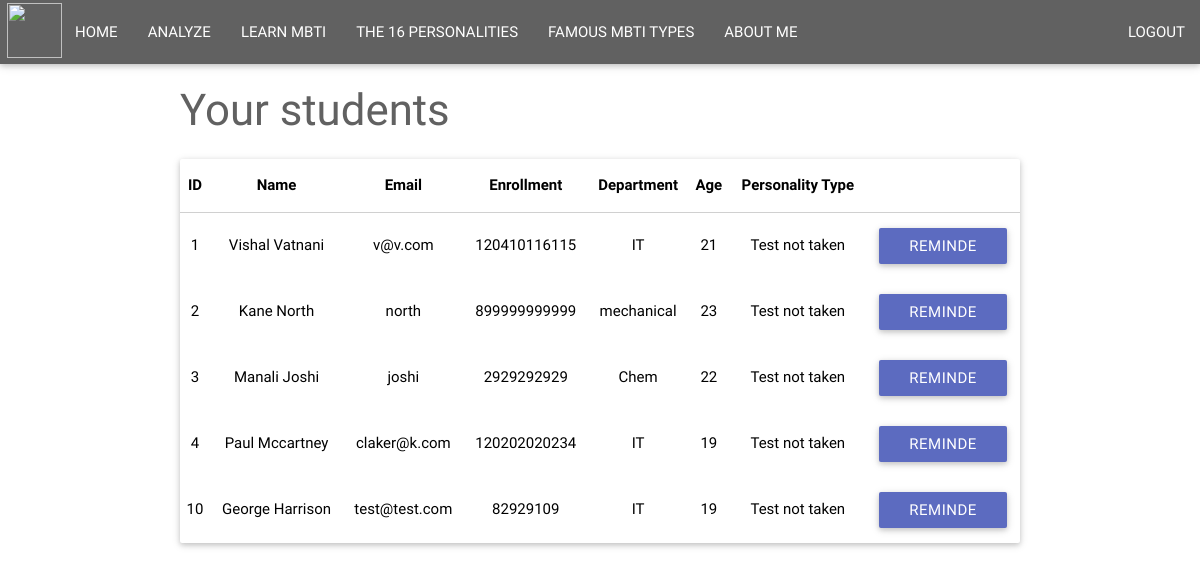
The app's page /analyze (signed in), older data.
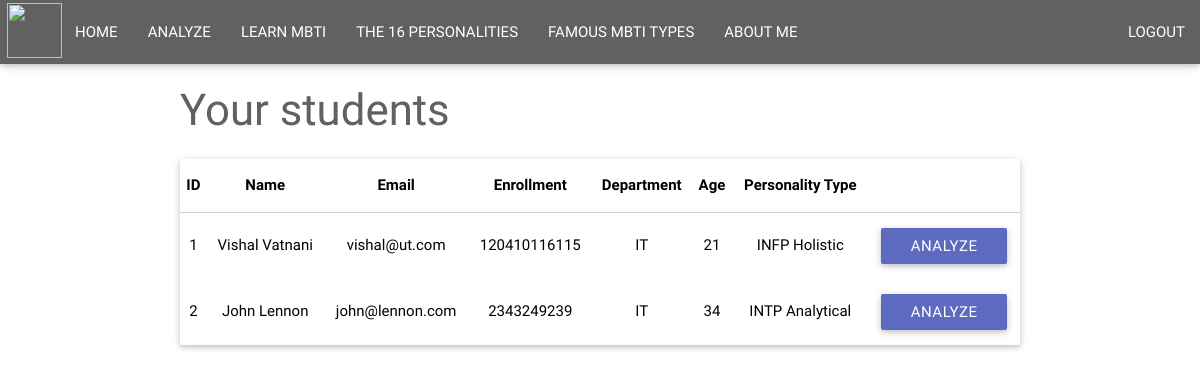
The same page, newer data.
### SACA.py (models this page shows, shortened)
class User(db.Model):
    id = db.Column(db.Integer, primary_key=True)
    username = db.Column(db.String(64), index=True, unique=True)
    email = db.Column(db.String(64), index=True, unique=True)
    password = db.Column(db.String(64), index=True, unique=False)
    basic_info = db.relationship("BasicInfo", uselist=False, backref="user", single_parent=True)
    personality_info = db.relationship("Personality", backref="personality", uselist=False, single_parent=True)

class BasicInfo(db.Model):
    __tablename__ = 'Basic Information'
    id = db.Column(db.Integer, db.ForeignKey(User.id), primary_key=True)
    first_name = db.Column(db.String(64), index=True, unique=False)
    last_name = db.Column(db.String(64), index=True, unique=False)
    gender = db.Column(db.String(8), index=True, unique=False)
    enrollment = db.Column(db.String(16), index=True, unique=True)
    department = db.Column(db.String(40), index=True, unique=False)
    age = db.Column(db.INTEGER, index=True, unique=False)
    CPI = db.Column(db.String(5), index=True, unique=False)
    backlogs = db.Column(db.INTEGER, index=True, unique=False)
    transport = db.Column(db.String(20), index=True, unique=False)
    fav_subjects = db.Column(db.String(128), index=True, unique=False)

class Personality(db.Model):
    __tablename__ = 'Personality Information'
    id = db.Column(db.INTEGER, db.ForeignKey(User.id), primary_key=True)
    personality_type = db.Column(db.String(5))
    personality_preference = db.Column(db.String(40))
    introvert = db.Column(db.String(50), unique=False)
    extrovert = db.Column(db.String(50), unique=False)
    sensing = db.Column(db.String(50), unique=False)
    intuition = db.Column(db.String(50), unique=False)
    thinking = db.Column(db.String(50), unique=False)
    feeling = db.Column(db.String(50), unique=False)
    judging = db.Column(db.String(50), unique=False)
    perceiving = db.Column(db.String(50), unique=False)

### SACA.py (the view)
@app.route('/analyze', methods=['GET'])
def analyze():
    if 'user' not in session:
        return redirect('/')
    elif 'user' in session:
        all_users = User.query.all()
        all_personality = Personality.query.all()
        '''
        for user in all_users:
            if user.basic_info is None:
                user.basic_info = 'N/A'
        '''
        return render_template('analyze.html', all_users=all_users, all_personality=all_personality)
    return redirect('/')

### templates/analyze.html
{% extends 'base.html' %}
{% block content_expanded %}
    <h3 class="grey-text text-darken-2">Your students</h3>
<div class="row">
	<div class="col m12">
		<div class="card black-text">
		<table class="centered responsive-table">
	        <thead>
	          <tr>
                  <th>ID</th>
                  <th>Name</th>
                  <th>Email</th>
                  <th>Enrollment</th>
                  <th>Department</th>
                  <th>Age</th>
                  <th>Personality Type</th>
	          </tr>
	        </thead>
	        <tbody>
            {% for user in all_users %}
                {% if user.basic_info is not none %}
	          <tr>
                  <td>{{ user.id }}</td>
                  <td>{{ user.basic_info.first_name.title()}} {{ user.basic_info.last_name.title() }}</td>
                  <td>{{ user.email }}</td>
                  <td>{{ user.basic_info.enrollment }}</td>
                  <td>{{ user.basic_info.department }}</td>
                  <td>{{ user.basic_info.age }}</td>
                  <td>
                      {% if not user.personality_info is none %}
                        {{user.personality_info.personality_type  }}
                        {{user.personality_info.personality_preference  }}
                          {%else%}
                          Test not taken
                          {% endif %}
                  </td>
                  <td>
                      {% if not user.personality_info is none %}
                      <a href="{{ url_for('analysis',user_name = user.username)}}">
                      <div class="btn indigo lighten-1">Analyze</div>
                      </a>
                      {% else %}
                          <a href="mailto:{{ user.email }}?subject=Reminder%20for%20personality%20test">
                      <div class="btn indigo lighten-1">Reminde</div></a>
                      {% endif %}
                  </td>
	          </tr>
                {% endif %}
            {% endfor %}
	        </tbody>
        </table>
  		</div>
	</div>
</div>
{% endblock %}

### templates/base.html (shortened to what this page needs)
<!DOCTYPE html>
<html lang="en">
<head>
     <link type="text/css" rel="stylesheet" href="{{ url_for('static',filename = 'css/materialize.min.css')}}" media="screen,projection">
    <nav class="grey darken-2" role="navigation">
        <img id="logo-container" src="{{ url_for('static',filename='enso.png') }}" class="brand-logo" height="55" width="55"
        style="margin-top:0.25%;margin-left: 0.55%"/>
      <ul class="left hide-on-med-and-down">
          {% if 'user' in session %}
          <li><a href="#"></a></li>
          <li><a href="#"></a></li>
          <li><a href="{{ url_for('index')}}">HOME</a></li>
          <li><a href="{{ url_for('analyze')}}">ANALYZE</a></li>
          <li><a href="#">LEARN MBTI</a></li>
          <li><a href="#">THE 16 PERSONALITIES</a></li>
          <li><a href="#">FAMOUS MBTI TYPES</a></li>
          <li><a href="{{ url_for('about')}}">ABOUT ME</a></li>
      </ul>
        <ul class="right hide-on-med-and-down">
        <li><a href="{{ url_for('logout') }}">LOGOUT</a></li>
        </ul>
        {% elif 'user' not in session %}
               <li><a href="#"></a></li>
                <li><a href="#"></a></li>
                  <li><a href="{{ url_for('login') }}">LOGIN</a></li>
              <li><a href="{{ url_for('about') }}">ABOUT ME</a></li>
        {% endif %}
  </nav>
</head>
<body>
<div class="container">
{% block content_expanded %}
{% endblock %}
</div>
</body>
</html>

Row changes from the older to the newer data that the page shows:
removed User: id "3", basic_info.first_name "Manali", basic_info.last_name "Joshi", email "joshi", basic_info.enrollment "2929292929", basic_info.department "Chem", basic_info.age "22", shows "Test not taken"
removed User: id "4", basic_info.first_name "Paul", basic_info.last_name "Mccartney", email "claker@k.com", basic_info.enrollment "120202020234", basic_info.department "IT", basic_info.age "19", shows "Test not taken"
removed User: id "10", basic_info.first_name "George", basic_info.last_name "Harrison", email "test@test.com", basic_info.enrollment "82929109", basic_info.department "IT", basic_info.age "19", shows "Test not taken"
changed User "Vishal": email "v@v.com" → "vishal@ut.com"; personality_info.personality_type (not shown) → "INFP"; personality_info.personality_preference (not shown) → "Holistic"; username "vishal" → "vishal123" (drawn); no longer shows "Test not taken"; no longer shows "REMINDE"
changed User id 2: basic_info.first_name "Kane" → "John"; basic_info.last_name "North" → "Lennon"; email "north" → "john@lennon.com"; basic_info.enrollment "899999999999" → "2343249239"; basic_info.department "mechanical" → "IT"; basic_info.age "23" → "34"; personality_info.personality_type (not shown) → "INTP"; personality_info.personality_preference (not shown) → "Analytical"; username "kane" → "john" (drawn); no longer shows "Test not taken"; no longer shows "REMINDE"
